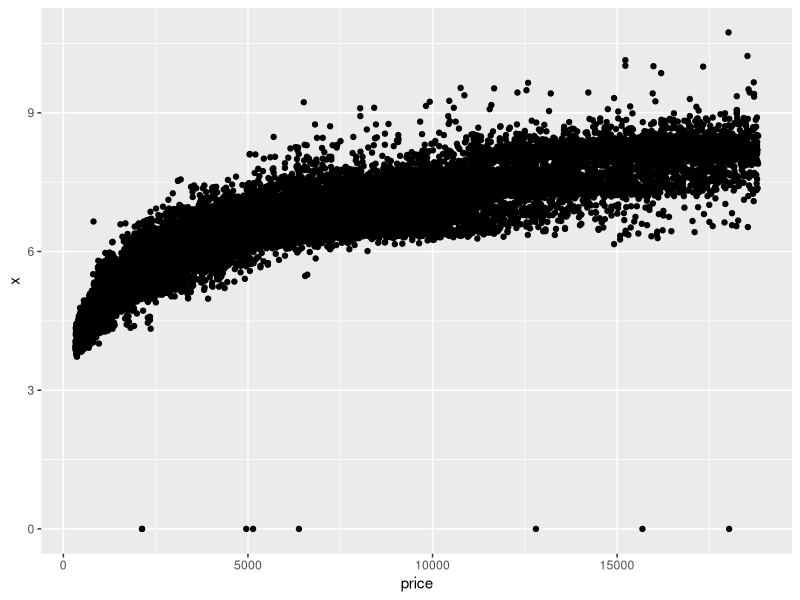
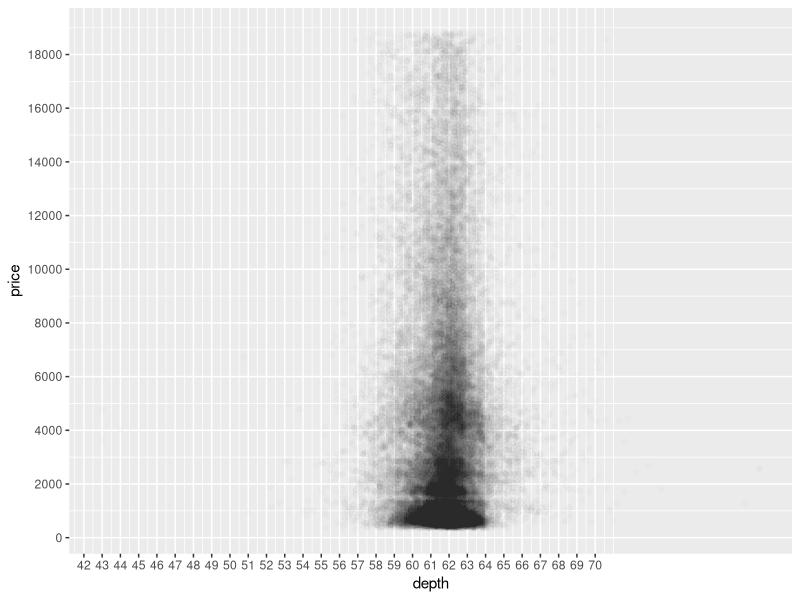

Here is the R script that generated these plots, in order:
install.packages('ggplot2')
library(ggplot2)
data(diamonds)
ggplot(data=diamonds, aes(x=price, y=x)) +
  geom_point()
cor.test(diamonds$price, diamonds$x)
cor.test(diamonds$price, diamonds$y)
cor.test(diamonds$price, diamonds$z)
ggplot(data=diamonds, aes(y=price, x=depth)) +
  geom_point(alpha= 1/100) +
  scale_y_continuous(breaks = seq(0, 20000, by = 2000)) +
  scale_x_continuous(breaks = seq(40, 70, by = 1))
